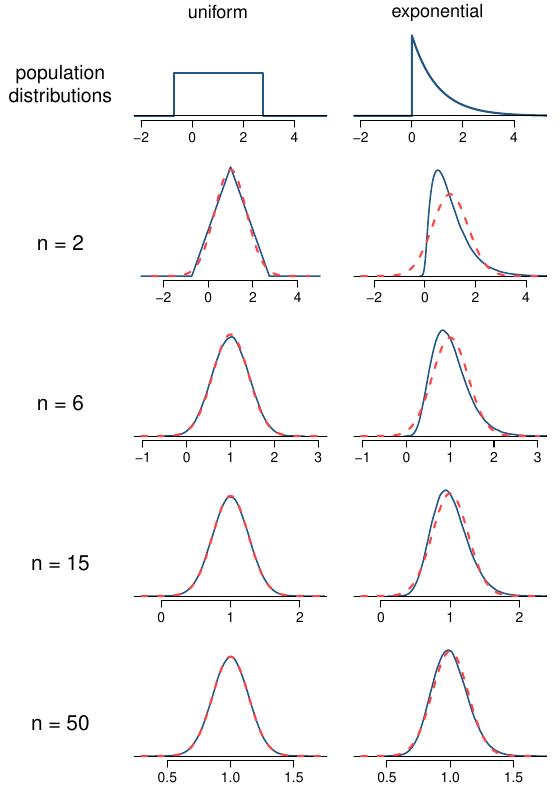

R code for this plot:
set.seed(50)
n <- c(2,6,15,50)
ss <- 4*10^5
cex.axis <- 1.3
roof <- 1.03
bw <- 1.4

addNormal <- function(m, s, lty=2,col="#FF4444", ...){
	X <- seq(m-5*s, m+5*s, s/9.8)
	Y <- dnorm(X, m, s)
	lines(X, Y, lty=lty, col=col, ...)
}

pdf('cltSimulations.pdf', 5.6, 8)

layout(matrix(1:15, 5, byrow=TRUE), widths=c(1.1,2,2), heights=c(2,2,2,2,2))

par(mar=rep(0,4), mgp=c(4, 0.9, 0))

#===> create the originals <===#
X <- sort(c(-3, 1-sqrt(3)-0.001, 1-sqrt(3)+0.001, -0.00001, 0, 0.00001, seq(0.05, 6, 0.08)))
Yu <- dunif(X, 1-sqrt(3), 1+sqrt(3))
Ye <- dexp(X)
plot(0:1, 0:1, axes=FALSE, type='n')
text(0.5, 0.47, 'population\ndistributions', cex=1.75)
par(mar=c(3, 1, 0, 1))
plot(X, Yu, type='s', xlab='', ylab='', xlim=c(-2, 5), ylim=c(0, 0.75), axes=FALSE, col="#225588", lwd=2)
text(1, 0.77, 'uniform', pos=1, cex=1.7)
axis(1, at=seq(-2, 4, 2), cex.axis=cex.axis)
abline(h=0)
plot(X, Ye, type='l', xlab='', ylab='', xlim=c(-2, 5), ylim=c(0, 83/60), axes=FALSE, col="#225588", lwd=2)
text(1, 86/60, 'exponential', pos=1, cex=1.7)
axis(1, at=seq(-2, 4, 2), cex.axis=cex.axis)
abline(h=0)

#===> create loop for plots <===#
par(mar=c(3, 1, 0.2, 1))
set.seed(50)

at <- list()
at[[1]] <- seq(-2,4,2)
at[[2]] <- -1:3
at[[3]] <- 0:2
at[[4]] <- seq(0.5, 1.5, 0.5)
for(i in 1:length(n)){
	plot(0:1, 0:1, axes=FALSE, type='n')
	text(0.5, 0.3, paste('n =', n[i]), cex=1.9)
	xlim <- 1+5*c(-1,1)/sqrt(n[i])
	if(n[i] != 2){
		x <- rep(NA, ss)
		for(j in 1:ss) x[j] <- mean(runif(n[i],1-sqrt(3),1+sqrt(3)))
		d <- density(x, adjust=bw)
		R <- range(c(0, d$y))*1.1
		plot(d, main='', xlab='', ylab='', axes=FALSE,
		     xlim=xlim, ylim=R, col="#225588", lwd=1.5)
		abline(h=0)
		axis(1, at=at[[i]], cex.axis=cex.axis)
	} else {
		X <- c(-3, 1-sqrt(3), 1, 1+sqrt(3), 5)
		Y <- c(0, 0, 1/sqrt(3), 0, 0)
		plot(X, Y, axes=FALSE, type='l',
		     xlab='', ylab='', col="#225588", lwd=1.5)
		axis(1, at=at[[i]], cex.axis=cex.axis)
	}
	addNormal(1, 1/sqrt(n[i]), lwd=2)
	x <- rep(NA, ss)
	for(j in 1:ss) x[j] <- mean(rexp(n[i]))
	d <- density(x, adjust=bw)
	R <- range(c(0, d$y))*roof
	plot(d$x, d$y, type='l', main='',
	     xlab='', ylab='', axes=FALSE,
	     xlim=xlim, ylim=R, col="#225588", lwd=1.5)
	abline(h=0)
	axis(1, at=at[[i]], cex.axis=cex.axis)
	addNormal(1, 1/sqrt(n[i]), lwd=2)
	cat(1/sqrt(n[i]), sd(x), '')
	cat(n[i], '\n')
}
#x <- c()
#for(i in 1:5000)	x[i] <- mean(rexp(20, 1))
#density(x)
#hist(x)


dev.off()



#x <- rpareto(10000, 1+sqrt(2), sqrt(2)/(1+sqrt(2)))



